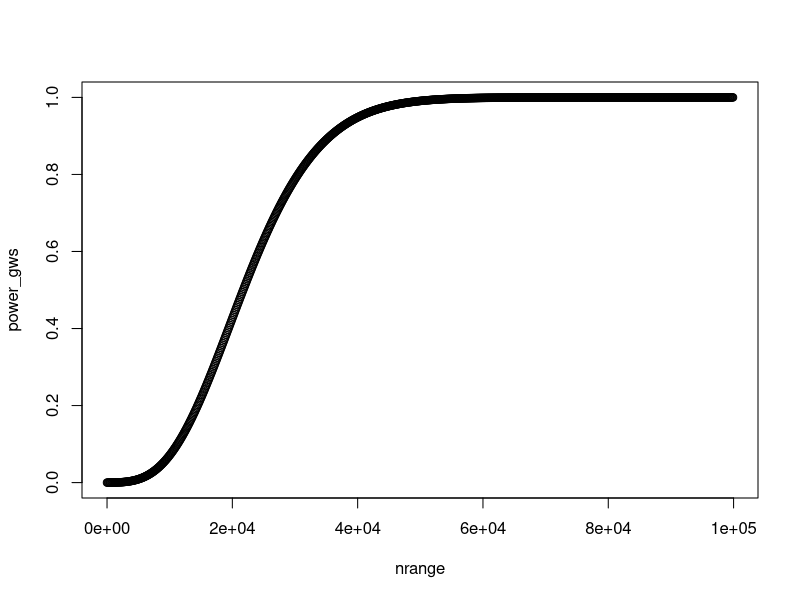
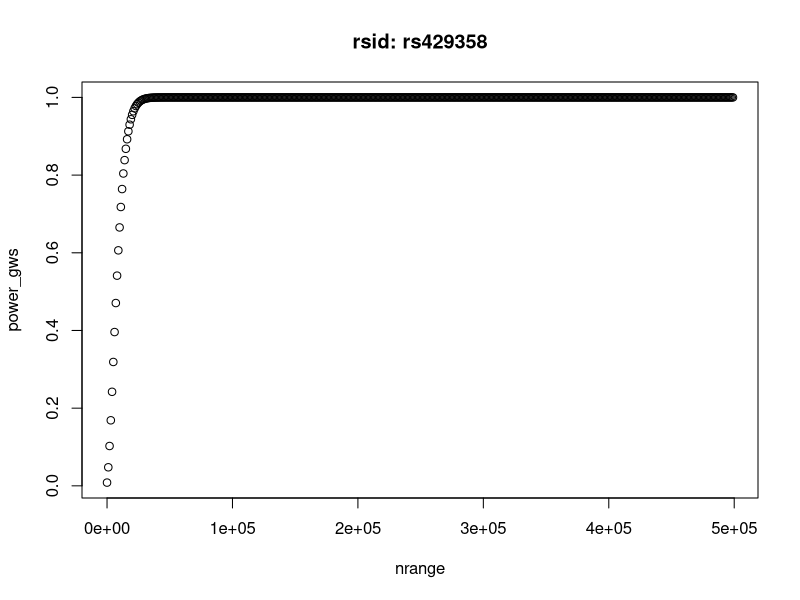
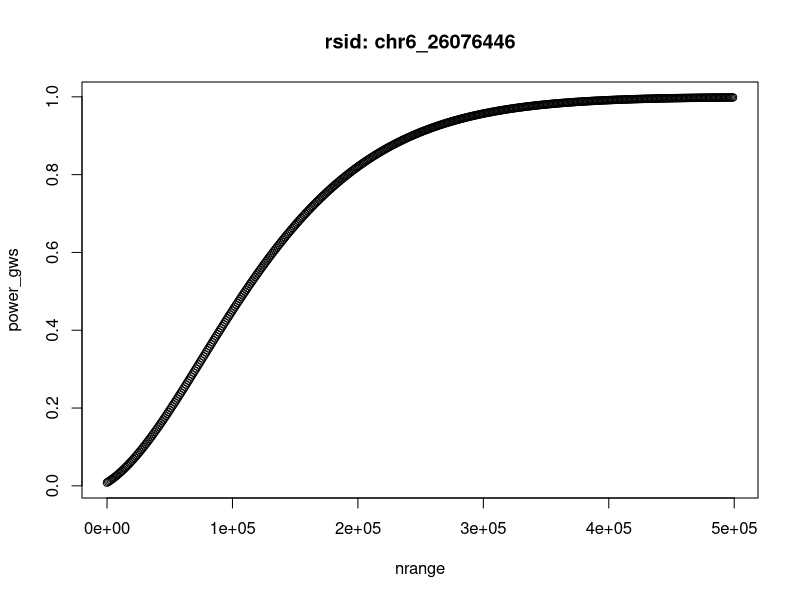
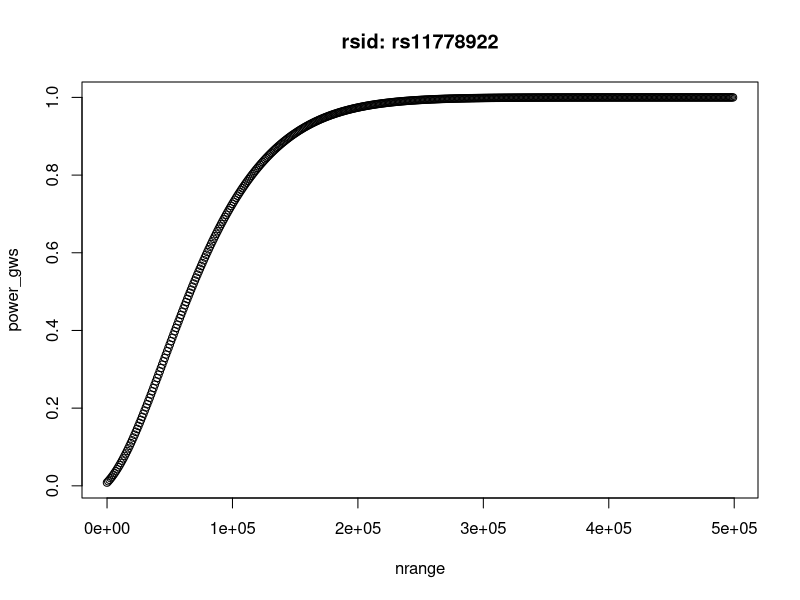
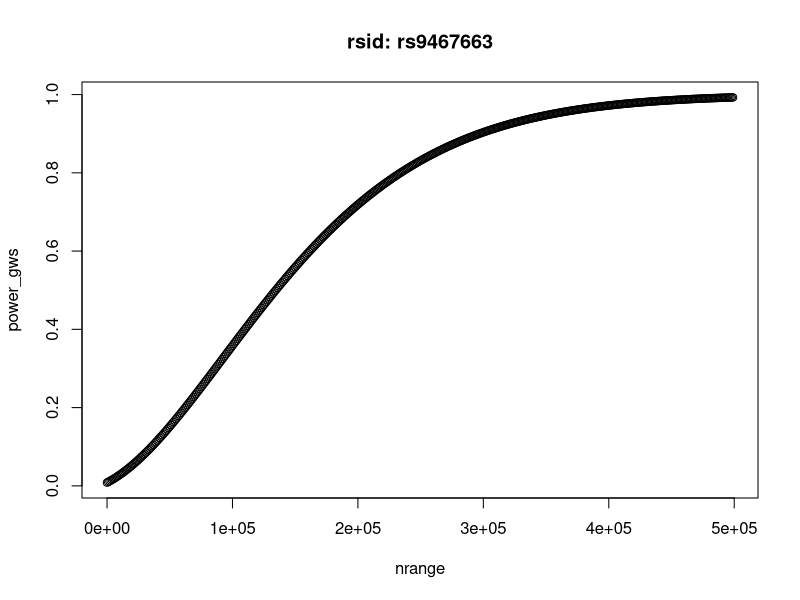
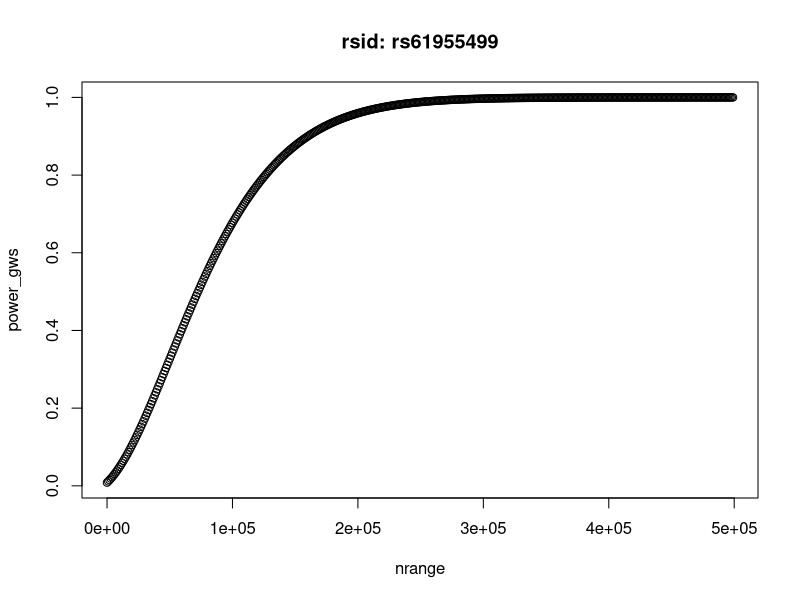
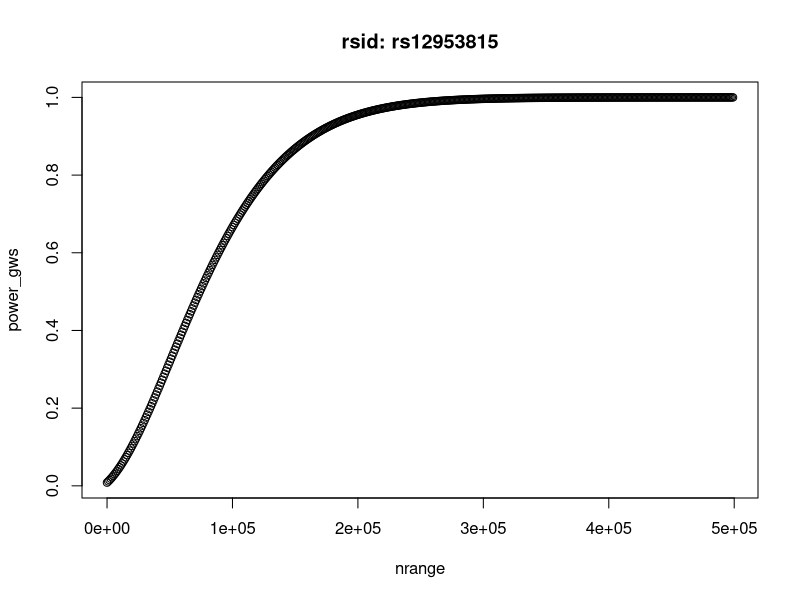

Recreate these plots in R, in order.
# Calculate debiasing factor

# For rs429358
b_obs <- 0.0597
se_obs <- 0.00485
afreq_obs <- 0.16
alpha_discovery <- 5E-8

z_stat <- b_obs/se_obs
z_crit <- qnorm(alpha_discovery, lower.tail = T)

debias_parameter <- se_obs*((dnorm(z_stat - z_crit) - dnorm(-z_stat - z_crit)) / 
                              (pnorm(z_stat - z_crit) + pnorm(-z_stat - z_crit)))

b_debiased <- b_obs - debias_parameter

# Estimate sample size needed for replication of debiased effect

# calculate non-centrality paramter for a range of N
getNCP <- function (sample_size, beta, afreq) {
  sigma <- sqrt(1 - 2*afreq*(1-afreq)*beta^2) 
  ses <- sigma/sqrt(sample_size*2*afreq*(1-afreq)) 
  return ((beta/ses)^2)
}

# calculate power for a given alpha and NCP
getPower <- function (alpha, ncp) {
  qthreshold <- qchisq(alpha, df = 1, ncp = 0, lower.tail = F)
  pwr <- pchisq(qthreshold, df = 1, ncp = ncp, lower = F)
  return (pwr)
}

alpha_rep_gws <- 5E-6
alpha_nominal <- 0.05

# Test a range of sample sizes

nrange <- seq(1, 1E5, by = 1E2)
ncp_for_nrange <- getNCP(nrange, beta = b_debiased, afreq = afreq_obs)
power_gws <- getPower(alpha = alpha_rep_gws,
                      ncp = ncp_for_nrange)

plot(nrange, power_gws)

# Sample size for 80% power
nrange[which.min(abs(power_gws - 0.8))]

# Calculate for all the discovered SNPs ----

VARIDS <- c("rs429358", "chr6_26076446", "rs11778922", "rs9467663", "rs61955499", "rs12953815")
b_obs <- c(0.0597,  0.011837299999999999, 0.0156858, 0.0107597, 0.06685039999999999, 0.0144239)
se_obs <- c(0.00485, 0.00197532, 0.00275548, 0.00178387, 0.0121087, 0.0025591999999999998)
afreq_obs <- c(0.156, 0.43678, 0.378749, 0.4185939999999999, 0.012036000000000047, 0.49634799999999996)

names(b_obs) <- VARIDS
names(se_obs) <- VARIDS
names(afreq_obs) <- VARIDS

alpha_discovery <- 5E-8
z_crit <- qnorm(alpha_discovery, lower.tail = T)

b_debiased <- lapply(VARIDS, function (vid) {
  z_stat <- b_obs[vid]/se_obs[vid]
  debias_parameter <- se_obs[vid]*((dnorm(z_stat - z_crit) - dnorm(-z_stat - z_crit)) / 
                                (pnorm(z_stat - z_crit) + pnorm(-z_stat - z_crit)))
  
  res <- b_obs[vid] + debias_parameter
  return (res)
})
b_debiased <- unlist(b_debiased)
names(b_debiased) <- VARIDS

# Estimate sample size needed for replication of debiased effect

# calculate non-centrality paramter for a range of N
getNCP <- function (sample_size, beta, afreq) {
  sigma <- sqrt(1 - 2*afreq*(1-afreq)*beta^2) 
  ses <- sigma/sqrt(sample_size*2*afreq*(1-afreq)) 
  return ((beta/ses)^2)
}

# calculate power for a given alpha and NCP
getPower <- function (alpha, ncp) {
  qthreshold <- qchisq(alpha, df = 1, ncp = 0, lower.tail = F)
  pwr <- pchisq(qthreshold, df = 1, ncp = ncp, lower = F)
  return (pwr)
}

alpha_rep_gws <- 0.05/6
alpha_nominal <- 0.05

# Test a range of sample sizes

nrange <- seq(1, 500000, by = 1000)

lapply(VARIDS, function (vid) {
  ncp_for_nrange <- getNCP(nrange, beta = b_debiased[vid], afreq = afreq_obs[vid])
  power_gws <- getPower(alpha = alpha_rep_gws,
                        ncp = ncp_for_nrange)
  
  plot(nrange, power_gws,
       main = paste0("rsid: ", vid))
  
  # Sample size for 80% power
  paste0("rsid: ", vid, " - ", nrange[which.min(abs(power_gws - 0.8))])
})


